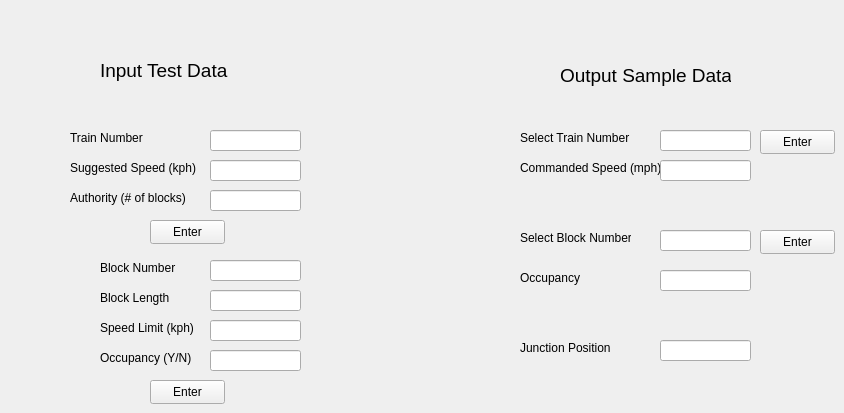
    <widget class="QWidget" name="Test_tab">
     <attribute name="title">
      <string>Test</string>
     </attribute>
     <widget class="QLabel" name="inputLabel">
      <property name="geometry">
       <rect>
        <x>100</x>
        <y>40</y>
        <width>141</width>
        <height>61</height>
       </rect>
      </property>
      <property name="font">
       <font>
        <pointsize>14</pointsize>
       </font>
      </property>
      <property name="text">
       <string>Input Test Data</string>
      </property>
     </widget>
     <widget class="QLabel" name="outputLabel">
      <property name="geometry">
       <rect>
        <x>560</x>
        <y>40</y>
        <width>171</width>
        <height>71</height>
       </rect>
      </property>
      <property name="font">
       <font>
        <pointsize>14</pointsize>
       </font>
      </property>
      <property name="text">
       <string>Output Sample Data</string>
      </property>
     </widget>
     <widget class="QLabel" name="trainNumberLabel">
      <property name="geometry">
       <rect>
        <x>70</x>
        <y>130</y>
        <width>81</width>
        <height>16</height>
       </rect>
      </property>
      <property name="text">
       <string>Train Number</string>
      </property>
     </widget>
     <widget class="QLabel" name="suggestedSpeedLabel">
      <property name="geometry">
       <rect>
        <x>70</x>
        <y>160</y>
        <width>131</width>
        <height>16</height>
       </rect>
      </property>
      <property name="text">
       <string>Suggested Speed (kph)</string>
      </property>
     </widget>
     <widget class="QLabel" name="authorityLabel">
      <property name="geometry">
       <rect>
        <x>70</x>
        <y>190</y>
        <width>131</width>
        <height>16</height>
       </rect>
      </property>
      <property name="text">
       <string>Authority (# of blocks)</string>
      </property>
     </widget>
     <widget class="QLineEdit" name="trainNumberInput">
      <property name="geometry">
       <rect>
        <x>210</x>
        <y>130</y>
        <width>91</width>
        <height>21</height>
       </rect>
      </property>
      <property name="text">
       <string/>
      </property>
     </widget>
     <widget class="QLineEdit" name="suggestedSpeedInput">
      <property name="geometry">
       <rect>
        <x>210</x>
        <y>160</y>
        <width>91</width>
        <height>21</height>
       </rect>
      </property>
      <property name="text">
       <string/>
      </property>
     </widget>
     <widget class="QLineEdit" name="authorityInput">
      <property name="geometry">
       <rect>
        <x>210</x>
        <y>190</y>
        <width>91</width>
        <height>21</height>
       </rect>
      </property>
      <property name="text">
       <string/>
      </property>
     </widget>
     <widget class="QPushButton" name="trainInputButton">
      <property name="geometry">
       <rect>
        <x>150</x>
        <y>220</y>
        <width>75</width>
        <height>24</height>
       </rect>
      </property>
      <property name="text">
       <string>Enter</string>
      </property>
     </widget>
     <widget class="QLabel" name="blockNumberLabel">
      <property name="geometry">
       <rect>
        <x>100</x>
        <y>260</y>
        <width>81</width>
        <height>16</height>
       </rect>
      </property>
      <property name="text">
       <string>Block Number</string>
      </property>
     </widget>
     <widget class="QLabel" name="blockLengthLabel">
      <property name="geometry">
       <rect>
        <x>100</x>
        <y>290</y>
        <width>81</width>
        <height>16</height>
       </rect>
      </property>
      <property name="text">
       <string>Block Length</string>
      </property>
     </widget>
     <widget class="QLabel" name="speedLimitLabel">
      <property name="geometry">
       <rect>
        <x>100</x>
        <y>320</y>
        <width>101</width>
        <height>16</height>
       </rect>
      </property>
      <property name="text">
       <string>Speed Limit (kph)</string>
      </property>
     </widget>
     <widget class="QLineEdit" name="blockNumberInput">
      <property name="geometry">
       <rect>
        <x>210</x>
        <y>260</y>
        <width>91</width>
        <height>21</height>
       </rect>
      </property>
      <property name="text">
       <string/>
      </property>
     </widget>
     <widget class="QLineEdit" name="blockLengthInput">
      <property name="geometry">
       <rect>
        <x>210</x>
        <y>290</y>
        <width>91</width>
        <height>21</height>
       </rect>
      </property>
      <property name="text">
       <string/>
      </property>
     </widget>
     <widget class="QLineEdit" name="speedLimitInput">
      <property name="geometry">
       <rect>
        <x>210</x>
        <y>320</y>
        <width>91</width>
        <height>21</height>
       </rect>
      </property>
      <property name="text">
       <string/>
      </property>
     </widget>
     <widget class="QPushButton" name="blockInputButton">
      <property name="geometry">
       <rect>
        <x>150</x>
        <y>380</y>
        <width>75</width>
        <height>24</height>
       </rect>
      </property>
      <property name="text">
       <string>Enter</string>
      </property>
     </widget>
     <widget class="QLineEdit" name="occupancyInput">
      <property name="geometry">
       <rect>
        <x>210</x>
        <y>350</y>
        <width>91</width>
        <height>21</height>
       </rect>
      </property>
      <property name="text">
       <string/>
      </property>
     </widget>
     <widget class="QLabel" name="occupancyLabel">
      <property name="geometry">
       <rect>
        <x>100</x>
        <y>350</y>
        <width>91</width>
        <height>16</height>
       </rect>
      </property>
      <property name="text">
       <string>Occupancy (Y/N)</string>
      </property>
     </widget>
     <widget class="QLabel" name="trainNumberSelectLabel">
      <property name="geometry">
       <rect>
        <x>520</x>
        <y>130</y>
        <width>111</width>
        <height>16</height>
       </rect>
      </property>
      <property name="text">
       <string>Select Train Number</string>
      </property>
     </widget>
     <widget class="QLabel" name="commandedSpeedLabel">
      <property name="geometry">
       <rect>
        <x>520</x>
        <y>160</y>
        <width>141</width>
        <height>16</height>
       </rect>
      </property>
      <property name="text">
       <string>Commanded Speed (mph)</string>
      </property>
     </widget>
     <widget class="QLineEdit" name="trainNumberSelectInput">
      <property name="geometry">
       <rect>
        <x>660</x>
        <y>130</y>
        <width>91</width>
        <height>21</height>
       </rect>
      </property>
      <property name="text">
       <string/>
      </property>
     </widget>
     <widget class="QLineEdit" name="commandedSpeedDisplay">
      <property name="geometry">
       <rect>
        <x>660</x>
        <y>160</y>
        <width>91</width>
        <height>21</height>
       </rect>
      </property>
      <property name="text">
       <string/>
      </property>
     </widget>
     <widget class="QPushButton" name="trainSelectButton">
      <property name="geometry">
       <rect>
        <x>760</x>
        <y>130</y>
        <width>75</width>
        <height>24</height>
       </rect>
      </property>
      <property name="text">
       <string>Enter</string>
      </property>
     </widget>
     <widget class="QLabel" name="blockNumberSelectLabel">
      <property name="geometry">
       <rect>
        <x>520</x>
        <y>230</y>
        <width>111</width>
        <height>16</height>
       </rect>
      </property>
      <property name="text">
       <string>Select Block Number</string>
      </property>
     </widget>
     <widget class="QLabel" name="occupancyDisplayLabel">
      <property name="geometry">
       <rect>
        <x>520</x>
        <y>270</y>
        <width>111</width>
        <height>16</height>
       </rect>
      </property>
      <property name="text">
       <string>Occupancy</string>
      </property>
     </widget>
     <widget class="QLineEdit" name="blockNumberSelectInput">
      <property name="geometry">
       <rect>
        <x>660</x>
        <y>230</y>
        <width>91</width>
        <height>21</height>
       </rect>
      </property>
      <property name="text">
       <string/>
      </property>
     </widget>
     <widget class="QLineEdit" name="occupancyDisplay">
      <property name="geometry">
       <rect>
        <x>660</x>
        <y>270</y>
        <width>91</width>
        <height>21</height>
       </rect>
      </property>
      <property name="text">
       <string/>
      </property>
     </widget>
     <widget class="QPushButton" name="blockSelectButton">
      <property name="geometry">
       <rect>
        <x>760</x>
        <y>230</y>
        <width>75</width>
        <height>24</height>
       </rect>
      </property>
      <property name="text">
       <string>Enter</string>
      </property>
     </widget>
     <widget class="QLabel" name="junctionPositionLabel">
      <property name="geometry">
       <rect>
        <x>520</x>
        <y>340</y>
        <width>111</width>
        <height>16</height>
       </rect>
      </property>
      <property name="text">
       <string>Junction Position</string>
      </property>
     </widget>
     <widget class="QLineEdit" name="junctionPositionDisplay">
      <property name="geometry">
       <rect>
        <x>660</x>
        <y>340</y>
        <width>91</width>
        <height>21</height>
       </rect>
      </property>
      <property name="text">
       <string/>
      </property>
     </widget>
    </widget>
